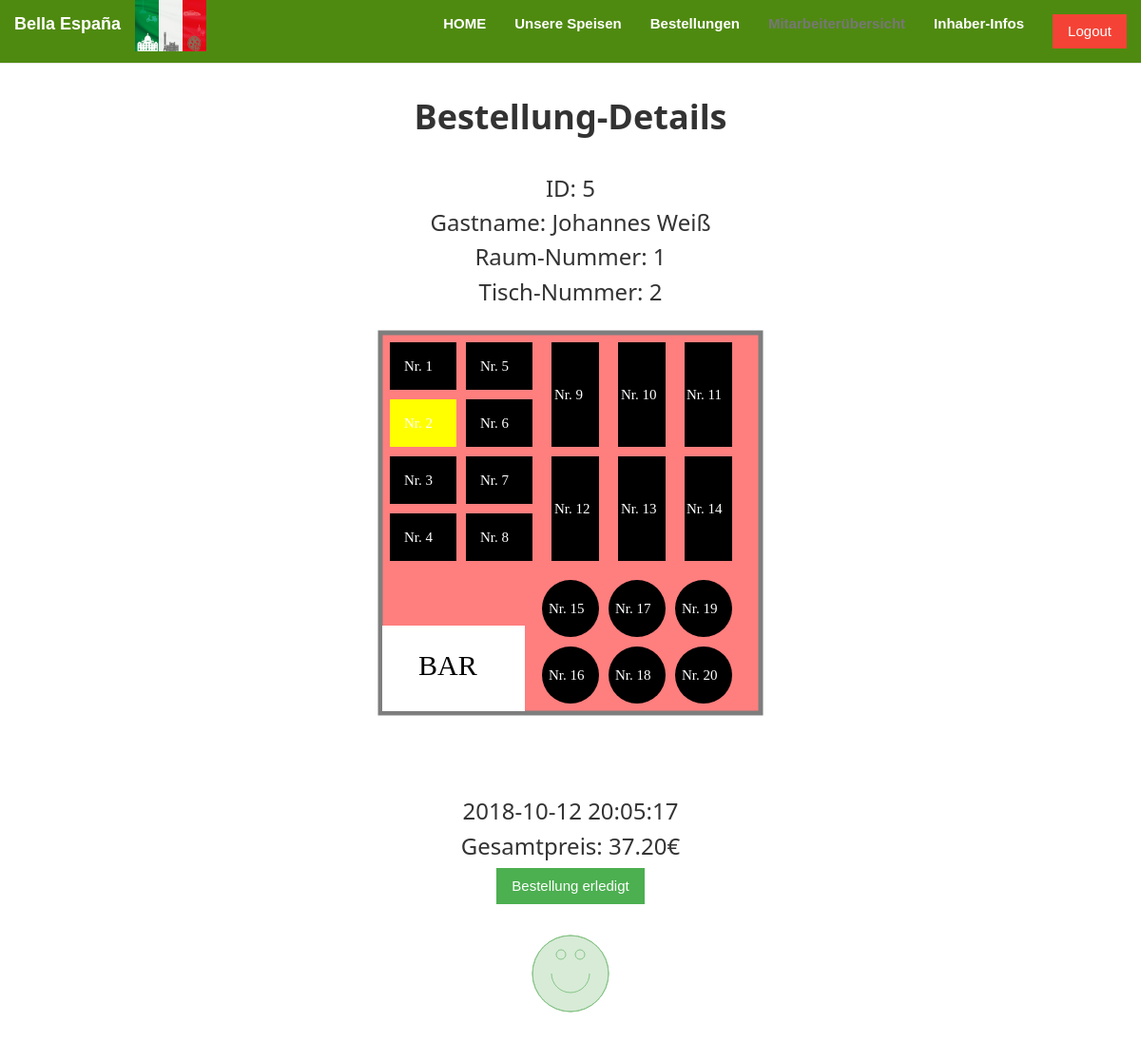
Before: /src/BestellungDetails.php?bestellung_id=5 (signed in, upper part) with the older database file.
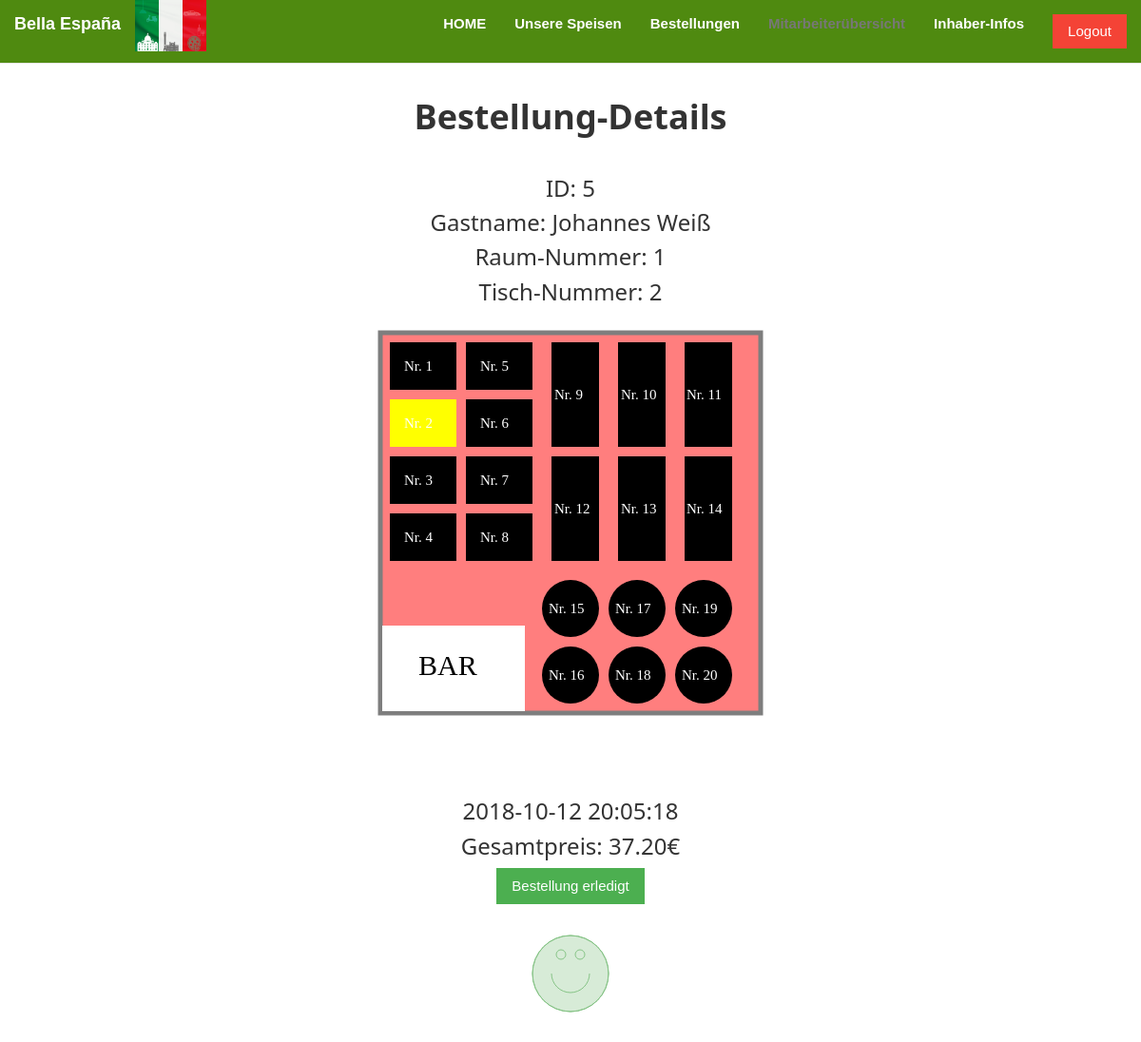
After: the same page with the newer database file.
### tables this page shows
CREATE TABLE `bestellung` (
  `bestellung_id` int(5) NOT NULL,
  `restaurant_id` int(5) NOT NULL DEFAULT '1',
  `bestellung_datum` datetime NOT NULL,
  `bestellung_erledigt` tinyint(1) NOT NULL DEFAULT '0',
  `gast_id` int(5) NOT NULL,
  `bestellung_bewertung` int(5) DEFAULT NULL
);

CREATE TABLE `gaeste` (
  `id` int(5) NOT NULL,
  `name` varchar(100) NOT NULL,
  `tisch` int(5) NOT NULL,
  `raum_id` int(5) NOT NULL,
  `datum` datetime NOT NULL
);

### src/BestellungDetails.php (the view, shortened to what the changed rows need)
<!DOCTYPE>
<html>
<?php
include 'Sicherheit.php';
?>
<head>
<link rel="stylesheet" href="..\css\bootstrap.min.css">
<link rel="stylesheet" href="..\css\style.css">
<link rel="stylesheet" href="..\css\w3.css">
</head>
<body id="Bestellung-Details" data-spy="scroll" data-target=".navbar"
	data-offset="50" class="w3-margin-top">
<?php
function getBestellungId()
{
    if (isset($_GET['bestellung_id'])) {
        return $_GET['bestellung_id'];
    }
    return 0;
}
function getBestellung()
{
    $bestellung_id = getBestellungId();
    $pdo = new PDO('mysql:host=localhost;dbname=restaurant_db;charset=utf8', 'root', '');
    $statement = $pdo->prepare("SELECT `bestellung_id`, `raum_id`, `name`, `tisch`,`bestellung_bewertung`, `bestellung_datum`, `bestellung_erledigt` FROM `bestellung` INNER JOIN gaeste on gaeste.id = bestellung.gast_id WHERE `bestellung_id` = :bestellung_id");
    $statement->execute(array(
        ":bestellung_id" => $bestellung_id
    ));
    return $statement->fetch();
}
function printBestellungDetails()
{
    $bestellung = getBestellung();
    echo '<h3>ID: ', $bestellung['bestellung_id'], '</h3>
                    <h3>Gastname: ', $bestellung['name'], '</h3>
                    <h3>Raum-Nummer: ', $bestellung['raum_id'], '</h3>
                    <h3>Tisch-Nummer: ', $bestellung['tisch'], '</h3>
        <div><svg width="500" height="500">
      <rect x="60" y="30" width="70" height="50" ' . (($bestellung['tisch'] == 1) ? 'style="fill:yellow"' : 'style="fill:black"') . '/>
      <rect x="60" y="90" width="70" height="50" ' . (($bestellung['tisch'] == 2) ? 'style="fill:yellow"' : 'style="fill:black"') . '/>
      <rect x="60" y="150" width="70" height="50" ' . (($bestellung['tisch'] == 3) ? 'style="fill:yellow"' : 'style="fill:black"') . '/>
      <rect x="60" y="210" width="70" height="50" ' . (($bestellung['tisch'] == 4) ? 'style="fill:yellow"' : 'style="fill:black"') . '/>
      <rect x="140" y="30" width="70" height="50" ' . (($bestellung['tisch'] == 5) ? 'style="fill:yellow"' : 'style="fill:black"') . '/>
      <rect x="140" y="90" width="70" height="50" ' . (($bestellung['tisch'] == 6) ? 'style="fill:yellow"' : 'style="fill:black"') . '/>
      <rect x="140" y="150" width="70" height="50" ' . (($bestellung['tisch'] == 7) ? 'style="fill:yellow"' : 'style="fill:black"') . '/>
      <rect x="140" y="210" width="70" height="50" ' . (($bestellung['tisch'] == 8) ? 'style="fill:yellow"' : 'style="fill:black"') . '/>
      <rect x="230" y="30" width="50" height="110" ' . (($bestellung['tisch'] == 9) ? 'style="fill:yellow"' : 'style="fill:black"') . '/>
      <rect x="300" y="30" width="50" height="110" ' . (($bestellung['tisch'] == 10) ? 'style="fill:yellow"' : 'style="fill:black"') . '/>
      <rect x="370" y="30" width="50" height="110" ' . (($bestellung['tisch'] == 11) ? 'style="fill:yellow"' : 'style="fill:black"') . '/>
      <rect x="230" y="150" width="50" height="110" ' . (($bestellung['tisch'] == 12) ? 'style="fill:yellow"' : 'style="fill:black"') . '/>
      <rect x="300" y="150" width="50" height="110" ' . (($bestellung['tisch'] == 13) ? 'style="fill:yellow"' : 'style="fill:black"') . '/>
      <rect x="370" y="150" width="50" height="110" ' . (($bestellung['tisch'] == 14) ? 'style="fill:yellow"' : 'style="fill:black"') . '/>
      <circle cx="250" cy="310" r="30" ' . (($bestellung['tisch'] == 15) ? 'fill="yellow"' : 'fill="black"') . '/>
      <circle cx="250" cy="380" r="30" ' . (($bestellung['tisch'] == 16) ? 'fill="yellow"' : 'fill="black"') . '/>
      <circle cx="320" cy="310" r="30" ' . (($bestellung['tisch'] == 17) ? 'fill="yellow"' : 'fill="black"') . ' />
      <circle cx="320" cy="380" r="30"  ' . (($bestellung['tisch'] == 18) ? 'fill="yellow"' : 'fill="black"') . ' />
      <circle cx="390" cy="310" r="30" ' . (($bestellung['tisch'] == 19) ? 'fill="yellow"' : 'fill="black"') . ' />
      <circle cx="390" cy="380" r="30" ' . (($bestellung['tisch'] == 20) ? 'fill="yellow"' : 'fill="black"') . '" />
    </svg>
    </div><h3>', $bestellung['bestellung_datum'], '</h3>
                    <h3>Gesamtpreis: ', printPreis(), '&euro;</h3>
                    <Button class="w3-button w3-green" onclick="BestellungAbgeschlossen(', $bestellung['bestellung_id'], ')">Bestellung erledigt</Button>
                    <br><br>
                    <canvas width="100px" height="100px" id="canvas1" ></canvas>
                    <br><br>
                    <h1><b>Gerichte</b> </h1>';
}
function printPreis()
{
    $pdo = new PDO('mysql:host=localhost;dbname=restaurant_db;charset=utf8', 'root', '');
    $statement = $pdo->prepare("SELECT SUM(gericht.gericht_preis) FROM gericht INNER JOIN bestellung_gerichte on gericht.gericht_id = bestellung_gerichte.gericht_id INNER JOIN bestellung on bestellung_gerichte.bestellung_id = bestellung.bestellung_id WHERE bestellung.bestellung_id = :id");
    $statement->execute(array(
        ':id' => getBestellungId()
    ));
    $row = $statement->fetch();
    $sum = $row[0];
    echo $sum;
}
?>
<div id="bestellungen" class="container-fluid text-center w3-margin">
		<div class="w3-row-padding w3-padding-16 w3-center w3-margin">
			<br> <br>
			<h1>
				<b>Bestellung-Details</b>
			</h1>
		</div>
<?php
printBestellungDetails(0);
?>
		<br> <br>
	</div>
	<script type="text/javascript">
function BestellungAbgeschlossen(bestellung_id){
	jQuery.ajax({
		url:"Bestellung_erledigt.php",
		typ:"POST",
		data: "bestellung_id=" + bestellung_id,
	});
}
function zeigeSmiley(bewertung){
	var canvas1 = document.getElementById("canvas1");
	if(bewertung===1){
		drawSmiley(canvas1, '#ff6262', true, bewertung);
	}
	else if(bewertung===2){
		drawSmiley(canvas1, '#ffd486', true, bewertung);
	}
	else if(bewertung===3){
		drawSmiley(canvas1, '#86c386', true, bewertung);
	}
	else{
		drawSmiley(canvas1, '#000000', false, bewertung);
	}
}
<?php echo 'zeigeSmiley('.getBestellung()["bestellung_bewertung"].');'; ?>
function drawSmiley(canvas, color, filled, emotion){
	var ctx = canvas.getContext("2d");
	ctx.clearRect(0, 0, canvas.width, canvas.height);
	ctx.strokeStyle= color;
	ctx.beginPath();
	ctx.arc(50, 50, 40, 0, 2 * Math.PI);
	ctx.fillStyle = color + '00';
	if(filled){
		ctx.fillStyle = color + '55';
	}
	ctx.fill();
	ctx.stroke();
	ctx.beginPath();
	ctx.arc(50,50,40,0,2*Math.PI);
	ctx.stroke();
	ctx.beginPath();
	ctx.arc(60,30,5,0,2*Math.PI);
	ctx.stroke();
	ctx.beginPath();
	ctx.arc(40,30,5,0,2*Math.PI);
	ctx.stroke();
	ctx.beginPath();
	if(emotion===1){
		ctx.arc(50, 75, 20, 1* Math.PI, 2 * Math.PI);
	}
	else if(emotion===3){
		ctx.arc(50, 50, 20, 2* Math.PI, 1 * Math.PI);
	}
	else if(emotion===2){
		ctx.moveTo(25, 60);
		ctx.lineTo(75,60);
	}
	ctx.stroke();
}
$.ajax({ url: 'http://localhost/RestaurantJava/Besucherklicker?login=0',
	dataType: 'html',
	success: function(response)
	{ $('#testDiv').html(response); }
	});
</script>
<br><br>
</body>
</html>

Changed rows visible on the page:
changed bestellung "Johannes Weiß": bestellung_datum "2018-10-12 20:05:17" → "2018-10-12 20:05:18"
